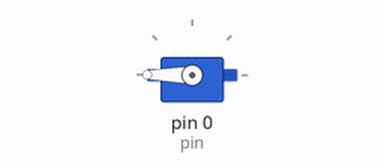
A sketch run on a simulated Arduino Uno, built with avr-gcc and run on an emulated ATmega328P. On the bench: servo.

Above: at 0.05 s.
At 19.95 s:
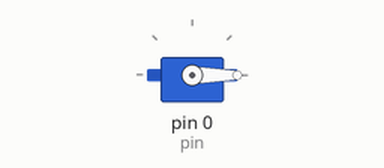
Timing chart, 0 to 26.0 s (numbered marks = the images above):
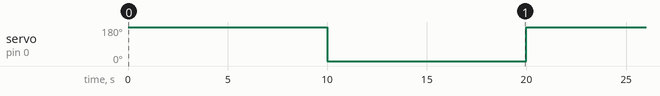

Measured:
- by itself, servo on pin 0 (pin): alternates 180° for 10.0 s and 0° for 10.0 s

The sketch:

1_Servo_No_LCD.ino
```cpp
#include <Servo.h>                             //include the servos library needed to run the program
Servo servo1;                                   //Declare presence of Servo

int servmax = 180;                              //Define maximum servo angle
int servmin = 0;                                //Define minimum servo angle
#define pin 0                                   //Define which pin we attached the servos to

void setup(){                                   //Setup runs 1 time to get things ready
  servo1.attach(pin);                             //Servo is initialized to pin 0 from the earlier line of cod
}

void loop(){                                   //Loop runs over and over again so program continues indefinitely

     servo1.write(servmax);                    //Move servo to maximum angle
      delay(10000);                             // wait 10 seconds

      servo1.write(servmin);                   //move servo to minimum angle
       delay(10000);

    }
```
